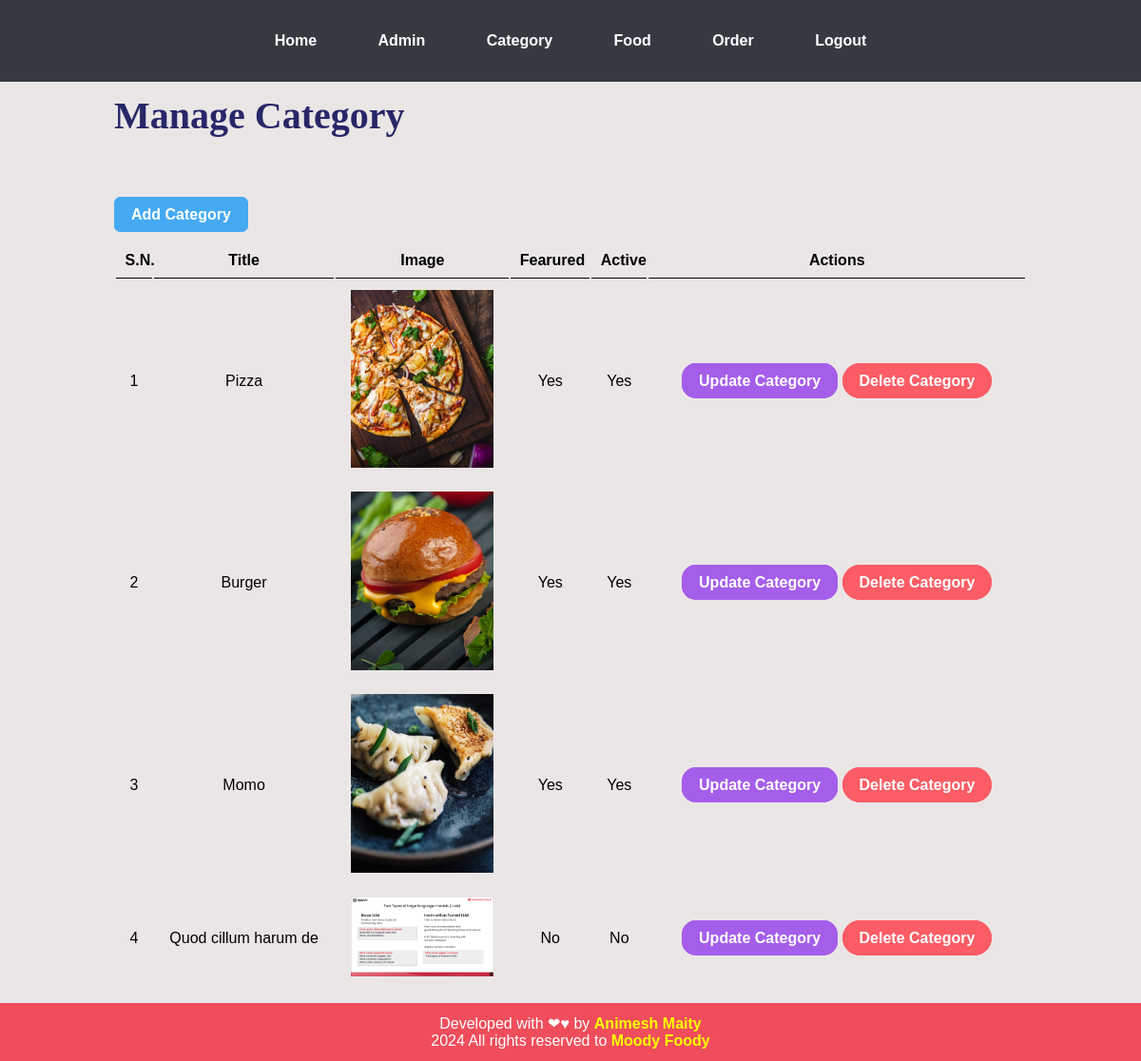
Screenshot of /admin/manage-category.php (signed in) with the database file from the repository.
### tables this page shows
CREATE TABLE `tbl_category` (
  `id` int UNSIGNED NOT NULL,
  `title` varchar(100) NOT NULL,
  `image_name` varchar(255) NOT NULL,
  `featured` varchar(10) NOT NULL,
  `active` varchar(10) NOT NULL
);

### admin/manage-category.php (the view, shortened to what this page needs)
<?php include('partials/menu.php') ?>
<div class="main-content">
    <div class="wrapper">
        <h1>Manage Category</h1>
        <br><br>
        <br><br>
        <a href="<?php echo SITEURL; ?>admin/add-category.php" class="btn-primary">Add Category</a>
        <br><br>
        <table class="tbl-full">
            <tr>
                <th class="text-center">S.N.</th>
                <th class="text-center">Title</th>
                <th class="text-center">Image</th>
                <th class="text-center">Fearured</th>
                <th class="text-center">Active</th>
                <th class="text-center">Actions</th>
            </tr>
            <?php
            $sql = "SELECT * FROM tbl_category";
            $res = mysqli_query($conn, $sql);
            $count = mysqli_num_rows($res);
            $sn = 1;
            if ($count > 0) {
                while ($row = mysqli_fetch_assoc($res)) {
                    $id = $row['id'];
                    $title = $row['title'];
                    $image_name = $row['image_name'];
                    $featured = $row['featured'];
                    $active = $row['active'];
            ?>
                    <tr>
                        <td class="text-center"><?php echo $sn++ ?></td>
                        <td class="text-center">
                            <?php echo $title; ?>
                        </td>
                        <td class="text-center">
                            <?php
                            if ($image_name != "") {
                            ?>
                                <img src="<?php echo SITEURL; ?>images/category/<?php echo $image_name; ?>" width="150px" />
                            <?php
                            } else {
                                echo "<div style='color:red; font-weight:bold '>❌ Image Not Available</div>";
                            }
                            ?>
                        </td>
                        <td class="text-center">
                            <?php echo $featured; ?>
                        </td>
                        <td class="text-center">
                            <?php echo $active; ?>
                        </td>
                        <td class="text-center">
                            <a href="<?php echo SITEURL; ?>admin/update-category.php?id=<?php echo $id; ?>" class="btn-secondary">Update Category</a>
                            <a href="<?php echo SITEURL; ?>admin/delete-category.php?id=<?php echo $id; ?>&image_name=<?php echo $image_name; ?>" class="btn-danger">Delete Category</a>
                        </td>
                    </tr>
                <?php
                }
            } else {
                ?>
                <tr>
                    <div class="error">No Category Added.</div>
                </tr>
            <?php
            }
            ?>
        </table>
    </div>
</div>
<?php include('partials/footer.php') ?>

### admin/partials/menu.php (shortened to what this page needs)
<!DOCTYPE html>
<html lang="en">
<head>
    <link rel="stylesheet" href="../css/admin.css">
</head>
<body>
    <div class="menu text-center">
        <div class="wrapper">
            <ul>
                <li><a href="index.php">Home</a></li>
                <li><a href="manage-admin.php">Admin</a></li>
                <li><a href="manage-category.php">Category</a></li>
                <li><a href="manage-food.php">Food</a></li>
                <li><a href="manage-order.php">Order</a></li>
                <li><a href="logout.php">Logout</a></li>
            </ul>
        </div>
    </div>

### admin/partials/footer.php
<div class="footer">
    <div class="wrapper">
        <p class="text-center">Developed with ❤♥ by <a href="https://github.com/animesh-am" target="_blank"
                class="footer-links">Animesh Maity</a></p>
        <p class="text-center">2024 All rights reserved to <a href="..//index.html" class="footer-links">Moody
                Foody</a></p>
    </div>
</div>
</body>
</html>

### css/admin.css (style rules this page uses)
* { margin: 0; padding: 0; font-family: 'Gill Sans', 'Gill Sans MT', Calibri, 'Trebuchet MS', sans-serif; }
h1 { font-family: cursive; font-size: 40px; color: #272768; }
.wrapper { padding: 1%; width: 80%; margin: 0 auto; }
a { text-decoration: none; font-weight: bold; }
.text-center { text-align: center; }
.tbl-full { width: 100%; }
table tr th { border-bottom: 1px solid black; padding: 1%; text-align: left; text-align: center; }
table tr td { padding: 1%; }
.btn-primary { background-color: #45aaf2; padding: 8px 16px; color: white; font-weight: bold; border: 2px solid #45aaf2; border-radius: 7px; transition: background-color 0.4s ease; }
.btn-secondary { background-color: #a55eea; padding: 8px 16px; color: white; font-weight: bold; border: 2px solid #a55eea; border-radius: 15px; transition: background-color 0.4s ease; }
.btn-danger { background-color: #fc5c65; padding: 8px 16px; color: white; font-weight: bold; border: 2px solid #fc5c65; border-radius: 20px; transition: background-color 0.4s ease; }
.menu { background-color: #343a40; padding: 1% 0; font-family: Arial, sans-serif; }
.menu ul { list-style-type: none; padding: 0; margin: 0; text-align: center; }
.menu ul li { display: inline; margin: 0 10px; }
.menu ul li a { display: inline-block; text-decoration: none; color: #ffffff; padding: 10px 20px; border-radius: 5px; transition: background-color 0.3s ease; }
.main-content { background-color: #ebe6e6; padding: 0% 0%; }
.footer { background-color: #ef4d5b; color: white; }
.footer-links { color: rgb(255, 255, 0); }

### rows the page displays
tbl_category: title "Pizza", image_name (picture), featured "Yes", active "Yes"
tbl_category: title "Burger", image_name (picture), featured "Yes", active "Yes"
tbl_category: title "Momo", image_name (picture), featured "Yes", active "Yes"
tbl_category: title "Quod cillum harum de", image_name (picture), featured "No", active "No"
